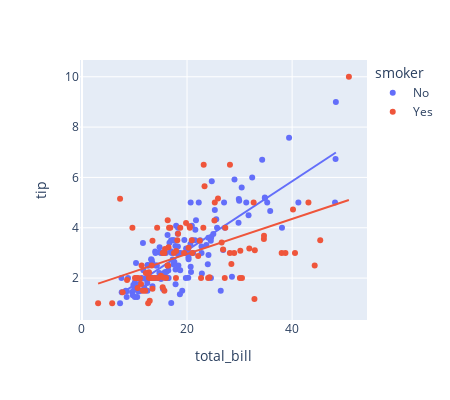

The cell this chart's notebook holds for it:
### Code cell
# 특정 변수 그룹별 개별 회귀선 그리기
fig = px.scatter(
    data_frame=df, x='total_bill', y='tip',
    width=450, height=400,
    color='smoker', trendline='ols'
)
fig.show()

### Figure 1 — Plotly figure (JSON) as saved in the notebook; plotly's stock layout.template omitted (floating-point values rounded to 4 significant figures; data arrays with more than 128 entries replaced by an {"elided": "..."} marker saying what was removed)
{"data": [{"hovertemplate": "smoker=No<br>total_bill=%{x}<br>tip=%{y}<extra></extra>", "legendgroup": "No", "marker": {"color": "#636efa", "symbol": "circle"}, "mode": "markers", "name": "No", "orientation": "v", "showlegend": true, "type": "scatter", "x": {"elided": "151 float values"}, "xaxis": "x", "y": {"elided": "151 float values"}, "yaxis": "y"}, {"hovertemplate": "<b>OLS trendline</b><br>tip = 0.137156 * total_bill + 0.360069<br>R<sup>2</sup>=0.675984<br><br>smoker=No<br>total_bill=%{x}<br>tip=%{y} <b>(trend)</b><extra></extra>", "legendgroup": "No", "marker": {"color": "#636efa", "symbol": "circle"}, "mode": "lines", "name": "No", "showlegend": false, "type": "scatter", "x": {"elided": "151 float values"}, "xaxis": "x", "y": {"elided": "151 float values"}, "yaxis": "y"}, {"hovertemplate": "smoker=Yes<br>total_bill=%{x}<br>tip=%{y}<extra></extra>", "legendgroup": "Yes", "marker": {"color": "#EF553B", "symbol": "circle"}, "mode": "markers", "name": "Yes", "orientation": "v", "showlegend": true, "type": "scatter", "x": [38.01, 11.24, 20.29, 13.81, 11.02, 18.29, 3.07, 15.01, 26.86, 25.28, 17.92, 19.44, 32.68, 28.97, 5.75, 16.32, 40.17, 27.28, 12.03, 21.01, 11.35, 15.38, 44.3, 22.42, 15.36, 20.49, 25.21, 14.31, 16, 17.51, 10.59, 10.63, 50.81, 15.81, 7.25, 31.85, 16.82, 32.9, 17.89, 14.48, 9.6, 34.63, 34.65, 23.33, 45.35, 23.17, 40.55, 20.9, 30.46, 18.15, 23.1, 15.69, 19.81, 28.44, 15.48, 16.58, 10.34, 43.11, 13, 13.51, 18.71, 12.74, 13, 16.4, 20.53, 16.47, 26.59, 38.73, 24.27, 12.76, 30.06, 25.89, 13.27, 28.17, 12.9, 28.15, 11.59, 7.74, 30.14, 12.16, 13.42, 8.58, 13.42, 16.27, 10.09, 22.12, 24.01, 15.69, 15.53, 12.6, 32.83, 27.18, 22.67], "xaxis": "x", "y": [3, 1.76, 3.21, 2, 1.98, 3.76, 1, 2.09, 3.14, 5, 3.08, 3, 5, 3, 1, 4.3, 4.73, 4, 1.5, 3, 2.5, 3, 2.5, 3.48, 1.64, 4.06, 4.29, 4, 2, 3, 1.61, 2, 10, 3.16, 5.15, 3.18, 4, 3.11, 2, 2, 4, 3.55, 3.68, 5.65, 3.5, 6.5, 3, 3.5, 2, 3.5, 4, 1.5, 4.19, 2.56, 2.02, 4, 2, 5, 2, 2, 4, 2.01, 2, 2.5, 4, 3.23, 3.41, 3, 2.03, 2.23, 2, 5.16, 2.5, 6.5, 1.1, 3, 1.5, 1.44, 3.09, 2.2, 3.48, 1.92, 1.58, 2.5, 2, 2.88, 2, 3, 3, 1, 1.17, 2, 2], "yaxis": "y"}, {"hovertemplate": "<b>OLS trendline</b><br>tip = 0.0695902 * total_bill + 1.56427<br>R<sup>2</sup>=0.238357<br><br>smoker=Yes<br>total_bill=%{x}<br>tip=%{y} <b>(trend)</b><extra></extra>", "legendgroup": "Yes", "marker": {"color": "#EF553B", "symbol": "circle"}, "mode": "lines", "name": "Yes", "showlegend": false, "type": "scatter", "x": [3.07, 5.75, 7.25, 7.74, 8.58, 9.6, 10.09, 10.34, 10.59, 10.63, 11.02, 11.24, 11.35, 11.59, 12.03, 12.16, 12.6, 12.74, 12.76, 12.9, 13, 13, 13.27, 13.42, 13.42, 13.51, 13.81, 14.31, 14.48, 15.01, 15.36, 15.38, 15.48, 15.53, 15.69, 15.69, 15.81, 16, 16.27, 16.32, 16.4, 16.47, 16.58, 16.82, 17.51, 17.89, 17.92, 18.15, 18.29, 18.71, 19.44, 19.81, 20.29, 20.49, 20.53, 20.9, 21.01, 22.12, 22.42, 22.67, 23.1, 23.17, 23.33, 24.01, 24.27, 25.21, 25.28, 25.89, 26.59, 26.86, 27.18, 27.28, 28.15, 28.17, 28.44, 28.97, 30.06, 30.14, 30.46, 31.85, 32.68, 32.83, 32.9, 34.63, 34.65, 38.01, 38.73, 40.17, 40.55, 43.11, 44.3, 45.35, 50.81], "xaxis": "x", "y": [1.778, 1.964, 2.069, 2.103, 2.161, 2.232, 2.266, 2.284, 2.301, 2.304, 2.331, 2.346, 2.354, 2.371, 2.401, 2.41, 2.441, 2.451, 2.452, 2.462, 2.469, 2.469, 2.488, 2.498, 2.498, 2.504, 2.525, 2.56, 2.572, 2.609, 2.633, 2.635, 2.642, 2.645, 2.656, 2.656, 2.664, 2.678, 2.697, 2.7, 2.706, 2.71, 2.718, 2.735, 2.783, 2.809, 2.811, 2.827, 2.837, 2.866, 2.917, 2.943, 2.976, 2.99, 2.993, 3.019, 3.026, 3.104, 3.124, 3.142, 3.172, 3.177, 3.188, 3.235, 3.253, 3.319, 3.324, 3.366, 3.415, 3.433, 3.456, 3.463, 3.523, 3.525, 3.543, 3.58, 3.656, 3.662, 3.684, 3.781, 3.838, 3.849, 3.854, 3.974, 3.976, 4.209, 4.26, 4.36, 4.386, 4.564, 4.647, 4.72, 5.1], "yaxis": "y"}], "layout": {"height": 400, "legend": {"title": {"text": "smoker"}, "tracegroupgap": 0}, "margin": {"t": 60}, "width": 450, "xaxis": {"anchor": "y", "autorange": true, "domain": [0, 1], "range": [-0.3782, 54.26], "title": {"text": "total_bill"}, "type": "linear"}, "yaxis": {"anchor": "x", "autorange": true, "domain": [0, 1], "range": [0.3344, 10.67], "title": {"text": "tip"}, "type": "linear"}}}
